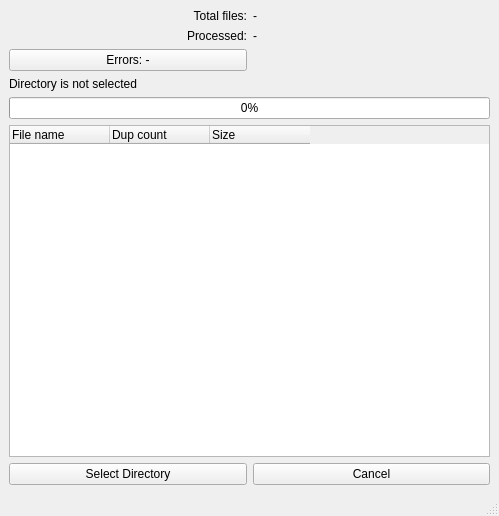
<?xml version="1.0" encoding="UTF-8"?>
<ui version="4.0">
 <class>MainWindow</class>
 <widget class="QMainWindow" name="MainWindow">
  <property name="geometry">
   <rect>
    <x>0</x>
    <y>0</y>
    <width>499</width>
    <height>516</height>
   </rect>
  </property>
  <property name="windowTitle">
   <string>MainWindow</string>
  </property>
  <widget class="QWidget" name="centralwidget">
   <layout class="QGridLayout" name="gridLayout">
    <item row="7" column="0" colspan="2">
     <widget class="QTreeWidget" name="treeWidget">
      <property name="lineWidth">
       <number>1</number>
      </property>
      <property name="uniformRowHeights">
       <bool>true</bool>
      </property>
      <property name="sortingEnabled">
       <bool>false</bool>
      </property>
      <property name="headerHidden">
       <bool>false</bool>
      </property>
      <property name="columnCount">
       <number>3</number>
      </property>
      <attribute name="headerCascadingSectionResizes">
       <bool>true</bool>
      </attribute>
      <attribute name="headerDefaultSectionSize">
       <number>100</number>
      </attribute>
      <attribute name="headerHighlightSections">
       <bool>false</bool>
      </attribute>
      <attribute name="headerShowSortIndicator" stdset="0">
       <bool>false</bool>
      </attribute>
      <attribute name="headerStretchLastSection">
       <bool>false</bool>
      </attribute>
      <column>
       <property name="text">
        <string notr="true">File name</string>
       </property>
      </column>
      <column>
       <property name="text">
        <string notr="true">Dup count</string>
       </property>
      </column>
      <column>
       <property name="text">
        <string>Size</string>
       </property>
      </column>
     </widget>
    </item>
    <item row="0" column="0">
     <widget class="QLabel" name="label">
      <property name="text">
       <string>Total files:</string>
      </property>
      <property name="alignment">
       <set>Qt::AlignRight|Qt::AlignTrailing|Qt::AlignVCenter</set>
      </property>
     </widget>
    </item>
    <item row="1" column="1">
     <widget class="QLabel" name="processedLabel">
      <property name="text">
       <string>-</string>
      </property>
     </widget>
    </item>
    <item row="8" column="0">
     <widget class="QPushButton" name="pushButton">
      <property name="text">
       <string>Select Directory</string>
      </property>
     </widget>
    </item>
    <item row="3" column="0" colspan="2">
     <widget class="QLabel" name="currentInfoLabel">
      <property name="lineWidth">
       <number>1</number>
      </property>
      <property name="text">
       <string>Directory is not selected</string>
      </property>
      <property name="scaledContents">
       <bool>true</bool>
      </property>
      <property name="wordWrap">
       <bool>true</bool>
      </property>
     </widget>
    </item>
    <item row="1" column="0">
     <widget class="QLabel" name="label_2">
      <property name="text">
       <string>Processed:</string>
      </property>
      <property name="alignment">
       <set>Qt::AlignRight|Qt::AlignTrailing|Qt::AlignVCenter</set>
      </property>
     </widget>
    </item>
    <item row="5" column="0" colspan="2">
     <widget class="QProgressBar" name="progressBar">
      <property name="enabled">
       <bool>true</bool>
      </property>
      <property name="value">
       <number>0</number>
      </property>
      <property name="textVisible">
       <bool>true</bool>
      </property>
     </widget>
    </item>
    <item row="8" column="1">
     <widget class="QPushButton" name="cancelButton">
      <property name="text">
       <string>Cancel</string>
      </property>
     </widget>
    </item>
    <item row="0" column="1">
     <widget class="QLabel" name="totalFiles">
      <property name="text">
       <string>-</string>
      </property>
     </widget>
    </item>
    <item row="2" column="0">
     <widget class="QPushButton" name="errorsButton">
      <property name="text">
       <string>Errors: -</string>
      </property>
     </widget>
    </item>
   </layout>
  </widget>
  <widget class="QMenuBar" name="menubar">
   <property name="geometry">
    <rect>
     <x>0</x>
     <y>0</y>
     <width>499</width>
     <height>22</height>
    </rect>
   </property>
  </widget>
  <widget class="QStatusBar" name="statusbar"/>
 </widget>
 <resources/>
 <connections/>
</ui>
